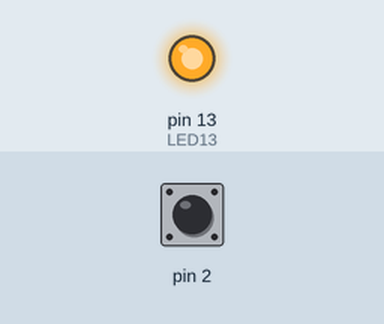
Bench run of a sketch on a simulated Arduino Uno, built with avr-gcc and run on an emulated ATmega328P. On the bench: output pins drawn as LEDs (lit = HIGH). Inputs (shaded band) come from the test bench; at power-on: pin 2 HIGH.

Above: at 1.2 s.
1.3 s: pin 2 pulsed LOW 5 times (0.12 s each, 0.3 s apart)
At 3.2 s:
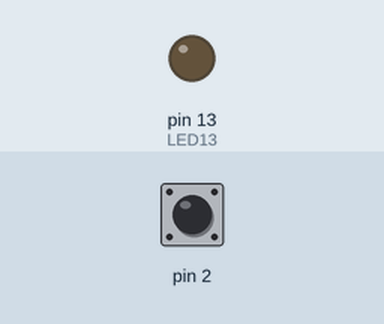
Timing chart, 0 to 4.7 s (numbered marks = the images above; inputs shaded):
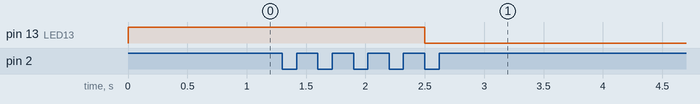

Measured:
- after the input at 1.3 s, pin 13 (LED13): HIGH → LOW after 1.2 s

The sketch:

example1.ino
```cpp
// (licence header left out)
// Blink class doesn't depend on the Arduino board support package, but we need
// this header in order to get the digitalWrite() function's signature for the
// binding:
#include <Arduino.h>

#include "Blink.hpp"

enum{ LED13=13};


void my_digitalWrite( uint8_t x, uint8_t y )
{
   digitalWrite( x, y );
}


using fjrg76::Blink;
using fjrg76::Output_fn;

// bind the hardware to the class:
Output_fn Blink::write = my_digitalWrite;


Blink pulses;

void pulse_ISR()
{
   pulses.state_machine();
}


void setup()
{
   pinMode( 2, INPUT_PULLUP );
   attachInterrupt( digitalPinToInterrupt( 2 ), pulse_ISR, FALLING );

   pinMode( LED13, OUTPUT );
   pulses.begin( LED13, Blink::ePolarity::ACTIVE_HIGH );
   pulses.set( Blink::eMode::FOREVER, 5, 5 );
   pulses.start();
}

void loop()
{
   // ¡nada por el momento!
}
```

Blink.cpp
```cpp
// (licence header left out)
#include "Blink.hpp"

namespace fjrg76
{
   /**
    * @brief Creates an empty blinking object.
    */
   Blink::Blink()
   {
      // nothing
   }

   /**
    * @brief Initializes this blinking object.
    *
    * @param pin Binds this object to the microcontroller's pin.
    * @param polarity Sets the pin's active state. @see ePolarity.
    */
   void Blink::begin( uint8_t pin, ePolarity polarity )
   {
      this->pin = pin;
      this->polarity = polarity;

      write( this->pin, static_cast<uint8_t>(this->polarity) ^ PIN_LOW );
   }

   /**
    * @brief Configures this object.
    *
    * @param mode Sets the operational pin's mode. @see eMode.
    * @param ticks_on The number of ticks that the pin will stay in its active state (ON).
    * @param ticks_off The number of ticks that the pin will stay in its inactive state (OFF).
    * @param times The number of cycles that the pin will repeat. This parameter only has meaning when the pin's mode has been set as eMode::REPETITIVE, and it's ignored in the other modes.
    */
   void Blink::set( eMode mode, uint16_t ticks_on, uint16_t ticks_off, uint16_t times )
   {
      this->mode         = mode;
      this->ticks_onMOD  = ticks_on;
      this->ticks_offMOD = ticks_off;
      this->timesMOD     = times;
   }

   /**
    * @brief Starts the cycle.
    */
   void Blink::start()
   {
      this->running = false;

      this->ticks = this->ticks_onMOD;

      if( this->mode == eMode::REPETITIVE )
      {
         this->times = this->timesMOD;
      }

      this->state = 0;
      this->running = true;

      write( this->pin, static_cast<uint8_t>(this->polarity) ^ PIN_HIGH );
   }

   /**
    * @brief Stops the cycle.
    */
   void Blink::stop()
   {
      this->running = false;
   }

   /**
    * @brief The core of the system. This method must be called on a regular basis,
    * better with periodic and constant time intervals.
    *
    * In a non-Arduino systems you can place it in the timer ISR; in Arduino
    * systems use the millis() function and avoid blocking calls (like delay()).
    */
   void Blink::state_machine()
   {
      if( this->running )
      {
         switch( this->state )
         {
            case 0:
               --this->ticks;
               if( this->ticks == 0 )
               {
                  write( this->pin, static_cast<uint8_t>(this->polarity) ^ PIN_LOW );

                  if( this->mode == eMode::REPETITIVE or this->mode == eMode::FOREVER )
                  {
                     this->ticks = this->ticks_offMOD;
                     this->state = 1;
                  }
                  else
                  {
                     this->running = false;
                  }
               }
               break;

            case 1:
               --this->ticks;
               if( this->ticks == 0 )
               {
                  if( this->mode == eMode::REPETITIVE )
                  {
                     --this->times;
                     if( this->times == 0 )
                     {
                        this->running = false;
                     }
                  }

                  if( this->running )
                  {
                     this->state = 0;
                     this->ticks = this->ticks_onMOD;

                     write( this->pin, static_cast<uint8_t>(this->polarity) ^ PIN_HIGH );
                  }
               }
               break;

         } // switch state
      } // if this->running
   }

   /**
    * @brief Indicates whether the pin is running.
    *
    * @return true if the pin is running; false otherwise.
    */
   bool Blink::is_running()
   {
      return this->running;
   }

   /**
    * @brief The pin is always ON regardless of its configuration (useful when
    * the pin must remain ON all the time).
    */
   void Blink::always_on()
   {
      this->running = false;
      write( this->pin, static_cast<uint8_t>(this->polarity) ^ PIN_HIGH );
   }

   /**
    * @brief The pin is always OFF regardless of its configuration (useful when
    * the pin must remain OFF all the time).
    */
   void Blink::always_off()
   {
      this->running = false;
      write( this->pin, static_cast<uint8_t>(this->polarity) ^ PIN_LOW );
   }
}
```

Blink.hpp
```cpp
// (licence header left out)
#pragma once

#include <stdint.h>
//#include <Arduino.h>

namespace fjrg76
{
   using Output_fn = void (*)(uint8_t, uint8_t);
   using isr_callback = void (*)();

   enum
   {
      PIN_LOW = 0,
      PIN_HIGH = 1,
   };

   /**
    * @brief This class allows a binary peripheral to blink just once, for a
    * certain number of cycles, or forever, without client intervention once
    * it was configured and started.
    *
    * This class also allows you to set the number of ticks the peripheral will
    * be in the ON and OFF states, independently.
    */
   class Blink
   {
      public:
         /**
          * @brief Modes of operation
          */
         enum class eMode: uint8_t
         {
            ONCE,       ///< The pin goes on its active state (ON) just once
            REPETITIVE, ///< Repeats the cycle (ON/OFF) n times
            FOREVER     ///< Repeats the cycle (ON/OFF) forever
         };

         /**
          * @brief Hardware peripheral's polarity
          */
         enum class ePolarity: uint8_t
         {
            ACTIVE_HIGH, ///< The pin is in its active state when writing a logic 1
            ACTIVE_LOW   ///< The pin is in its active state when writing a logic 0
         };


         Blink();
         Blink& operator=(Blink&) = delete; ///< Copies are not allowed
         Blink(Blink&) = delete;            ///< Copy assignements are not allowed

         void begin( uint8_t pin, /*isr_callback input_isr,*/ ePolarity polarity = ePolarity::ACTIVE_HIGH );
         void set( eMode mode, uint16_t ticks_on, uint16_t ticks_off = 0, uint16_t times = 1);
         void start();
         void stop();
         void state_machine();
         bool is_running();

         void always_on();
         void always_off();

         /**
          * @brief Function that actually writes to the hardware. It follows
          * the Arduino's digitalWrite() signature:
          *
          * @code
          * void digitalWrite( uint8_t pin, uint8_t state );
          * @endcode
          *
          * An example using the Arduino's digitalWrite() function:
          *
          * @code
          * fjrg76::Output_fn fjrg76::Blink::digitalWrite = digitalWrite;
          * @endcode
          *
          * Or if you are using the using C++ keyword:
          *
          * @code
          * using fjrg76::Blink;
          * using fjrg76::Output_fn;
          * // ...
          * Output_fn Blink::digitalWrite = digitalWrite;
          * @endcode
          *
          * Such expression can be written at the global space (e.g. outside any
          * function).
          *
          * @remarks Client must bind it to the hardware before using any method
          * from this class.
          */
//         static Output_fn digitalWrite;
//         static void (*digitalWrite)( uint8_t, uint8_t );
         static Output_fn write;

      private:
         uint8_t pin{0};

         uint16_t ticks_onMOD{0};
         uint16_t ticks_offMOD{0};
         uint16_t ticks{0};

         eMode mode{eMode::ONCE};

         ePolarity polarity{ePolarity::ACTIVE_HIGH};

         uint16_t timesMOD{0};
         uint16_t times{0};
         bool running{false};
         uint8_t state{0};

         isr_callback input_isr{nullptr};
   };
} // namespace fjrg76
```
